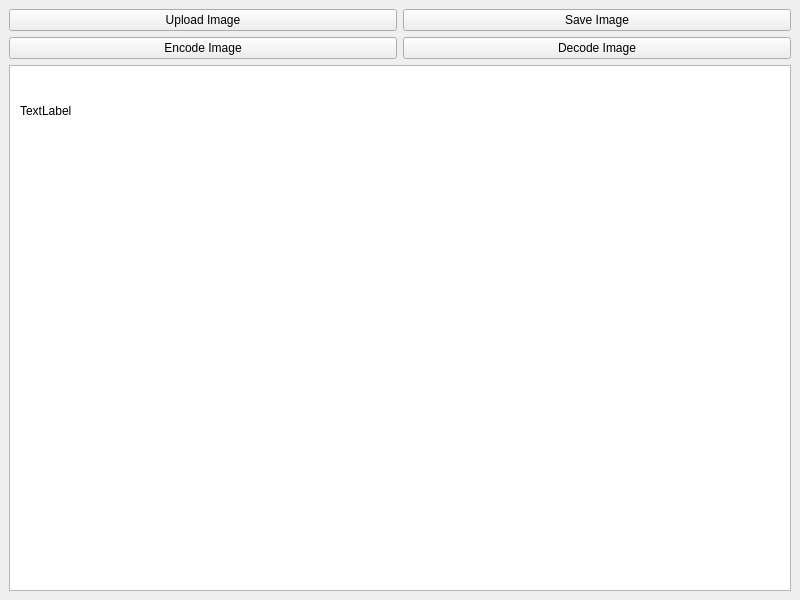
<?xml version="1.0" encoding="UTF-8"?>
<ui version="4.0">
 <class>MainWindow</class>
 <widget class="QMainWindow" name="MainWindow">
  <property name="geometry">
   <rect>
    <x>0</x>
    <y>0</y>
    <width>800</width>
    <height>600</height>
   </rect>
  </property>
  <property name="windowTitle">
   <string>MainWindow</string>
  </property>
  <widget class="QWidget" name="centralwidget">
   <property name="styleSheet">
    <string notr="true">QPushButton:hover{color: blue; font: bold 10pt;}</string>
   </property>
   <layout class="QGridLayout" name="gridLayout">
    <item row="0" column="0">
     <widget class="QPushButton" name="pushButton">
      <property name="text">
       <string>Upload Image</string>
      </property>
     </widget>
    </item>
    <item row="0" column="1">
     <widget class="QPushButton" name="pushButton_2">
      <property name="text">
       <string>Save Image</string>
      </property>
     </widget>
    </item>
    <item row="1" column="0">
     <widget class="QPushButton" name="pushButton_3">
      <property name="text">
       <string>Encode Image</string>
      </property>
     </widget>
    </item>
    <item row="1" column="1">
     <widget class="QPushButton" name="pushButton_4">
      <property name="text">
       <string>Decode Image</string>
      </property>
     </widget>
    </item>
    <item row="2" column="0" colspan="2">
     <widget class="QPlainTextEdit" name="plainTextEdit"/>
    </item>
   </layout>
   <widget class="QLabel" name="label">
    <property name="geometry">
     <rect>
      <x>20</x>
      <y>100</y>
      <width>151</width>
      <height>21</height>
     </rect>
    </property>
    <property name="text">
     <string>TextLabel</string>
    </property>
   </widget>
  </widget>
 </widget>
 <resources/>
 <connections/>
</ui>
